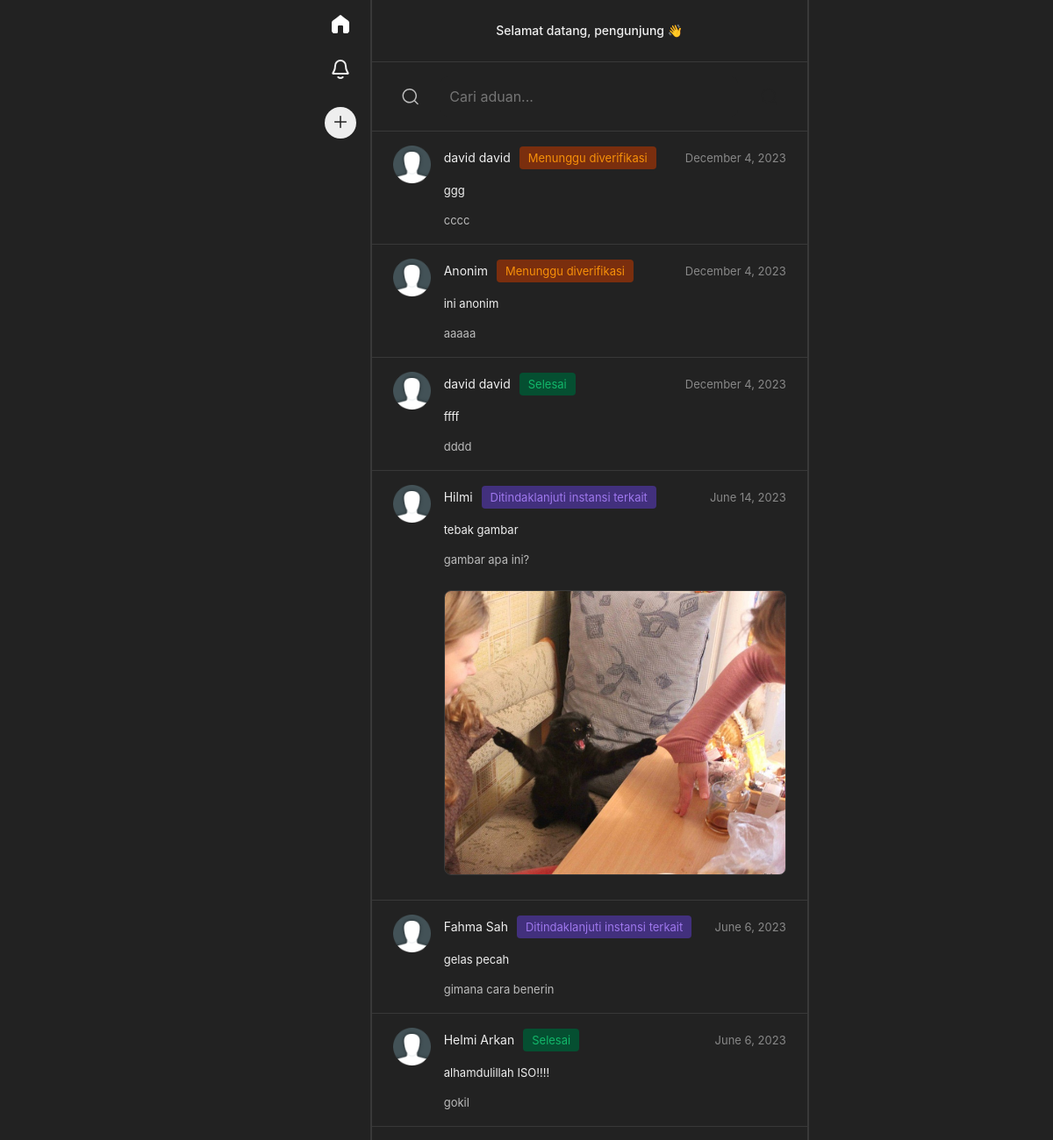
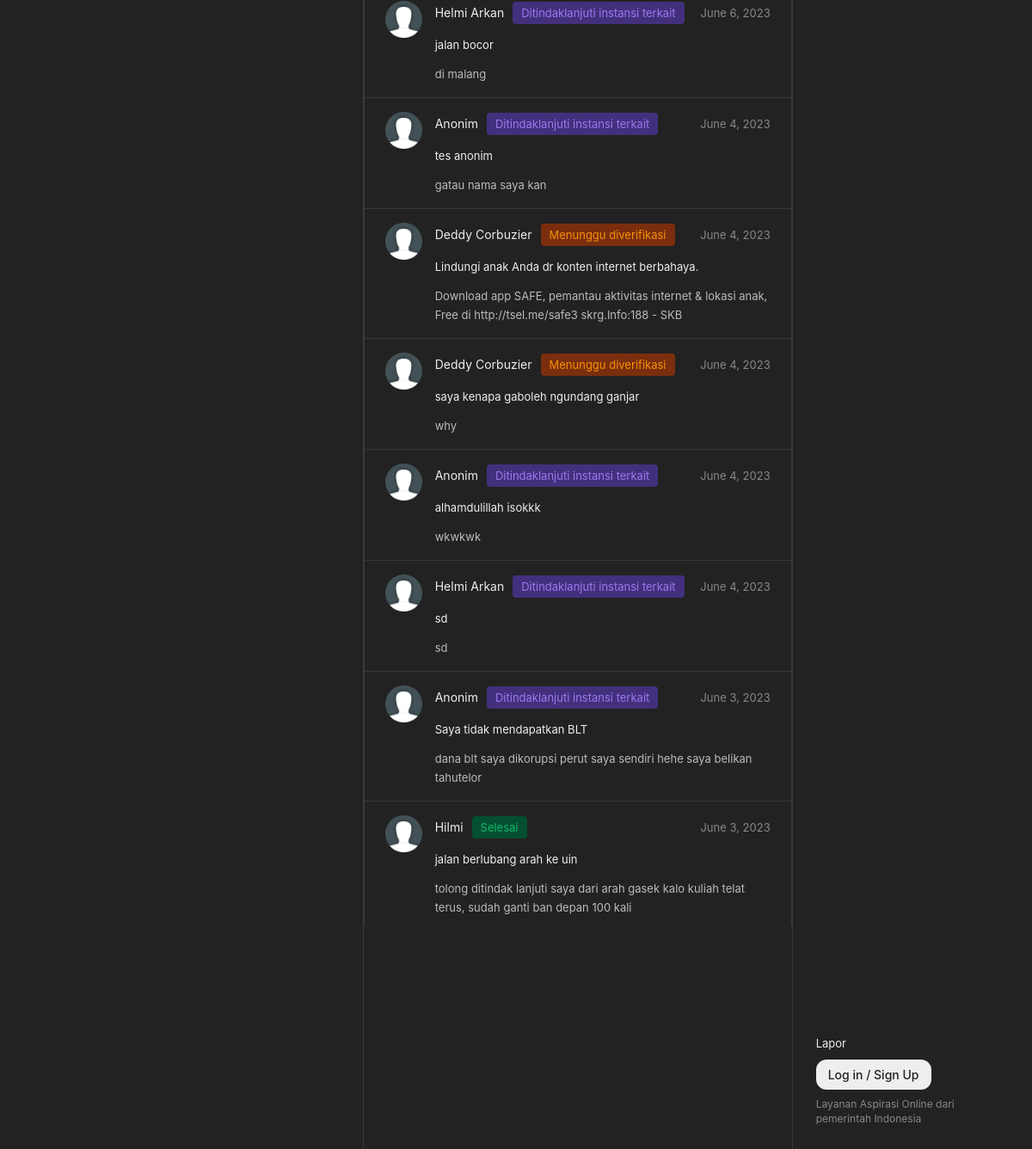
The page / on the database its author committed (2 pictures, top to bottom).
### tables this page shows
CREATE TABLE `laporan` (
  `id` int(11) NOT NULL,
  `title` varchar(255) NOT NULL,
  `content` longtext NOT NULL,
  `is_anonymous` tinyint(1) NOT NULL,
  `created_at` datetime NOT NULL,
  `updated_at` datetime NOT NULL,
  `status` enum('diverifikasi','ditindaklanjuti','selesai') NOT NULL,
  `user_id` int(11) NOT NULL,
  `instansi_id` int(11) DEFAULT NULL,
  `imagepath` varchar(255) DEFAULT NULL
);

CREATE TABLE `users` (
  `id` int(11) NOT NULL,
  `email` varchar(255) NOT NULL,
  `name` varchar(255) NOT NULL,
  `password` varchar(255) NOT NULL,
  `usertype` enum('masyarakat','instansi','admin') NOT NULL
);

### index.php (the view, shortened to what this page needs)
<?php
include 'db.php';
$sql = "SELECT laporan.*, users.name
        FROM laporan
        LEFT JOIN users ON laporan.user_id = users.id
        ORDER BY laporan.created_at DESC";
$result = $conn->query($sql);
?>
<!DOCTYPE html>
<html>
<head>
  <link href="./style.css" rel="stylesheet">
</head>
<body>
  <div class="wrapper">
    <div class="left">
      <div class="left-container">
        <img src="/lapor-revised/assets/home-active.svg" alt="home icon" class="icon-home">
        <a href="" style="text-decoration: none; color: inherit; cursor: pointer;" class="haptic">
        </a>
        <button class="add-button" id="AddButton">
                    <img src="/myblog/assets/add.svg" alt="add icon" class="add-edit">
                </button>
      </div>
    </div>
    <div class="middle middle-border">
      <div class="content middle-border">
        <div class="switch">
          <span class="switch-active">Selamat datang, pengunjung 👋</span>
        </div>
        <div class="switch" style="padding: 16px;">
          <input style="background: #222222;font-weight: 400;font-size: 16px;line-height: 26px;" type="search" name="search" placeholder="Cari aduan..." required>
        </div>
        <div class="post-list height-index">
          <?php while ($row = $result->fetch_assoc()) : ?>
            <a style="text-decoration: none; color: inherit; cursor: default;">
              <div class="post post-row">
                <img src="/lapor-revised/assets/anonim.png" alt="my face" class="myphoto">
                <div class="full-body">
                  <div class="head-wrapper">
                    <div class="name-status-wrapper">
                      <span class="post-list-title">
                        <?php
                        if ($row['is_anonymous']) {
                          echo 'Anonim';
                        } else {
                          echo $row['name'];
                        }
                        ?>
                      </span>
                      <?php
                      switch ($row['status']) {
                        case 'diverifikasi':
                          echo '<div class="status-pending-wrapper"><span class="status-pending-font">Menunggu diverifikasi</span></div>';
                          break;
                        case 'ditindaklanjuti':
                          echo '<div class="status-ditindaklanjuti-wrapper"><span class="status-ditindaklanjuti-font">Ditindaklanjuti instansi terkait</span></div>';
                          break;
                        case 'selesai':
                          echo '<div class="status-success-wrapper"><span class="status-success-font">Selesai</span></div>';
                          break;
                      }
                      ?>
                    </div>
                    <span class="post-list-desc"><?php echo date("F j, Y", strtotime($row['created_at'])); ?></span>
                  </div>
                  <span class="aduan-title"><?php echo $row['title']; ?></span>
                  <span class="aduan-content"><?php echo $row['content']; ?></span>
                  <?php if (!empty($row['imagepath'])) : ?>
                                            <img class="imagepost" src="<?php echo $row['imagepath']; ?>" alt="<?php echo $row['title']; ?>" />
                                        <?php endif; ?>
                </div>
              </div>
            </a>
          <?php endwhile; ?>
        </div>
      </div>
    </div>
    <div class="right">
      <div class="content right-container">
        <div class="right-box">
          <span class="above-button">Lapor</span>
          <button class="login-button">
            <span id="loginBtn">Log in / Sign Up</span>
          </button>
          <span class="below-button">Layanan Aspirasi Online dari<br />pemerintah Indonesia</span>
        </div>
      </div>
    </div>
  </div>
</body>
</html>

### rows shown on the page
laporan: user.name "david david", status "Menunggu diverifikasi", created_at "December 4, 2023", title "ggg", content "cccc"
laporan: is_anonymous "Anonim", status "Menunggu diverifikasi", created_at "December 4, 2023", title "ini anonim", content "aaaaa"
laporan: user.name "david david", status "Selesai", created_at "December 4, 2023", title "ffff", content "dddd"
laporan: user.name "Hilmi", status "Ditindaklanjuti instansi terkait", created_at "June 14, 2023", title "tebak gambar", content "gambar apa ini?", imagepath (picture)
laporan: user.name "Fahma Sah", status "Ditindaklanjuti instansi terkait", created_at "June 6, 2023", title "gelas pecah", content "gimana cara benerin"
laporan: user.name "Helmi Arkan", status "Selesai", created_at "June 6, 2023", title "alhamdulillah ISO!!!!", content "gokil"
laporan: user.name "Helmi Arkan", status "Ditindaklanjuti instansi terkait", created_at "June 6, 2023", title "jalan bocor", content "di malang"
laporan: is_anonymous "Anonim", status "Ditindaklanjuti instansi terkait", created_at "June 4, 2023", title "tes anonim", content "gatau nama saya kan"
laporan: user.name "Deddy Corbuzier", status "Menunggu diverifikasi", created_at "June 4, 2023", title "Lindungi anak Anda dr konten internet berbahaya.", content "Download app SAFE, pemantau aktivitas internet & lokasi anak, Free di http://tsel.me/safe3 skrg.Info:188 - SKB"
laporan: user.name "Deddy Corbuzier", status "Menunggu diverifikasi", created_at "June 4, 2023", title "saya kenapa gaboleh ngundang ganjar", content "why"
laporan: is_anonymous "Anonim", status "Ditindaklanjuti instansi terkait", created_at "June 4, 2023", title "alhamdulillah isokkk", content "wkwkwk"
laporan: user.name "Helmi Arkan", status "Ditindaklanjuti instansi terkait", created_at "June 4, 2023", title "sd", content "sd"
laporan: is_anonymous "Anonim", status "Ditindaklanjuti instansi terkait", created_at "June 3, 2023", title "Saya tidak mendapatkan BLT", content "dana blt saya dikorupsi perut saya sendiri hehe saya belikan tahutelor"
laporan: user.name "Hilmi", status "Selesai", created_at "June 3, 2023", title "jalan berlubang arah ke uin", content "tolong ditindak lanjuti saya dari arah gasek kalo kuliah telat terus, sudah ganti ban depan 100 kali"
